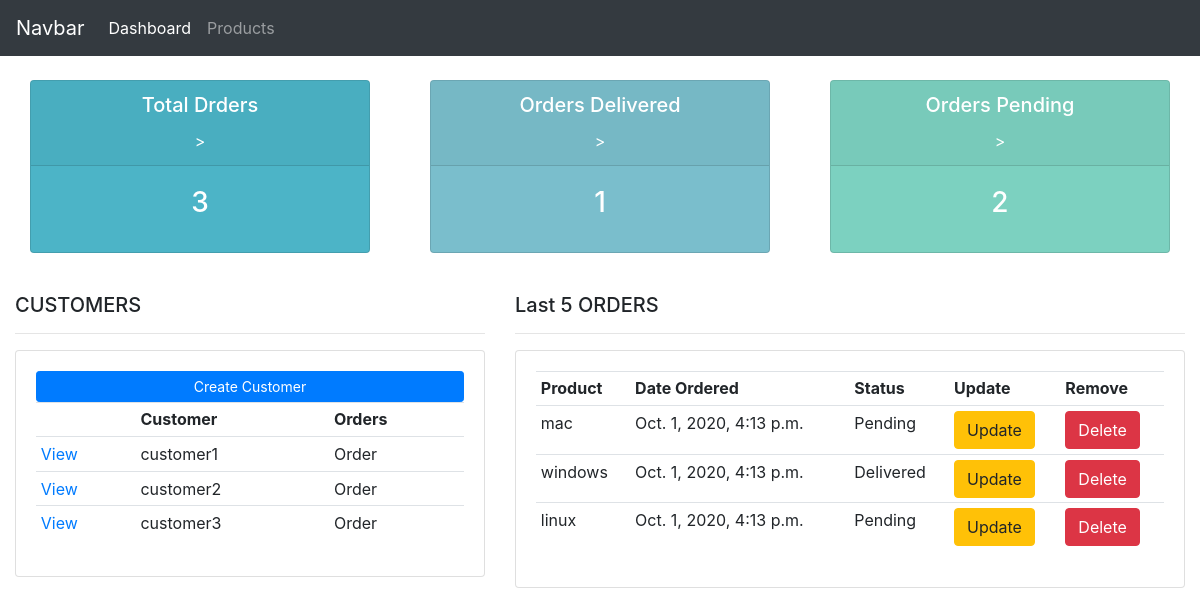
Before: /accounts/dashboard/ with the older database file.
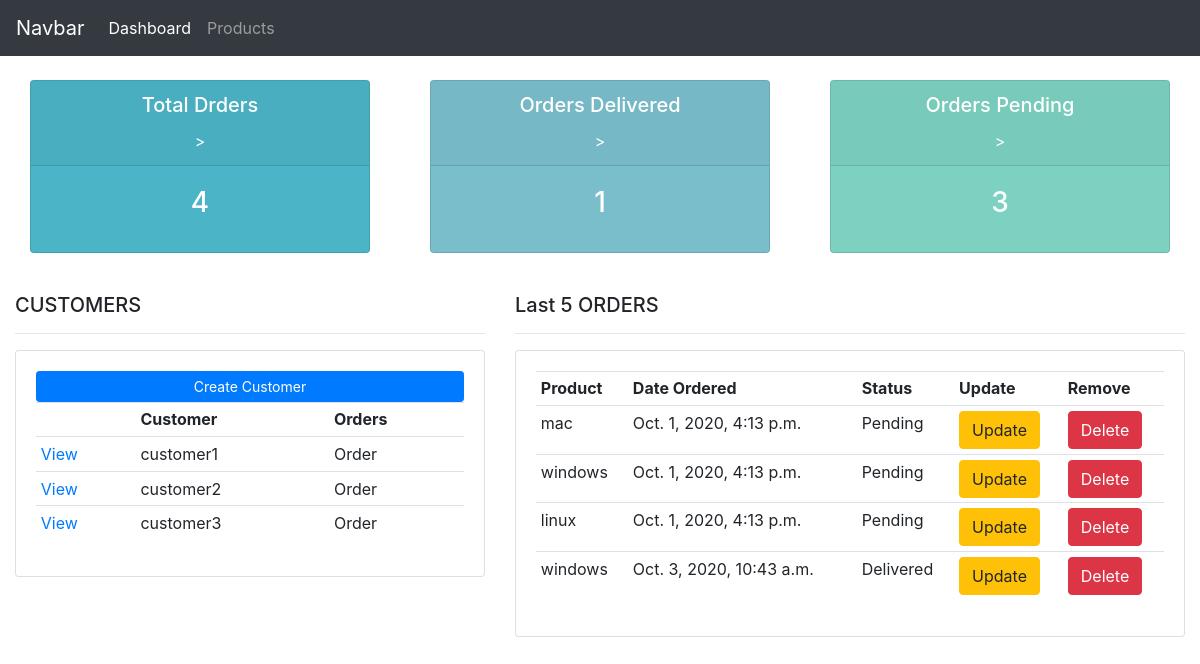
After: the same page with the newer database file.
### accounts/models.py (models this page shows, shortened)
class Customer(models.Model):
    name = models.CharField(max_length=200,null=True)
    phone = models.CharField(max_length=200,null=True)
    email = models.CharField(max_length=200,null=True)

class Order(models.Model):
    STATUS_CHOICES = (
        ('Pending','Pending'),
        ('Out of Delivery','Out of Delivery'),
        ('Delivered','Delivered'),
    )
    customer = models.ForeignKey(Customer,null=True,on_delete=models.SET_NULL)
    product = models.ForeignKey(Product,null=True,on_delete=models.SET_NULL)
    date_created = models.DateTimeField(auto_now_add=True)
    status = models.CharField(max_length=20,null=True,choices=STATUS_CHOICES)
    tags = models.ManyToManyField(tag)

class Product(models.Model):
    CATEGORY_CHOICES = (
        ('Indoor','Indoor'),
        ('Outdoor','Outdoor')
    )
    name = models.CharField(max_length=200,null=True)
    price = models.IntegerField(null=True)
    category = models.CharField(max_length=20,null=True,choices=CATEGORY_CHOICES)
    description = models.CharField(max_length=200,null=True)
    date_created = models.DateTimeField(auto_now_add=True,null=True)
    def __str__(self):
        return self.name

### accounts/views.py (the view)
# urls.py: path('dashboard/',dashboard,name='dashboard'),
def dashboard(request):
    orders = Order.objects.all()
    customers = Customer.objects.all()
    total_orders = orders.count()
    total_delivered = orders.filter(status='Delivered').count()
    total_pending = orders.filter(status='Pending').count()
    context ={
        'customers':customers,
        'orders':orders,
        'total_orders':total_orders,
        'total_delivered':total_delivered,
        'total_pending':total_pending,
    }
    return render(request,'accounts/dashboard.html',context)

### accounts/templates/accounts/dashboard.html (shortened to what this page needs)
{% extends 'accounts/main.html' %}
{% block content %}
{% include 'accounts/status.html' %}
<br>
    <div class="row">
        <div class="col-md-5">
            <h5 class="">CUSTOMERS</h5>
            <hr>
            <div class="card card-body">
                <a class="btn btn-primary btn-sm btn-block" href="">Create Customer</a>
                <table class="table table-sm">
                    <tr>
                        <td></td>
                        <th>Customer</th>
                        <th>Orders</th>
                    </tr>
                    {% for customer in customers %}
                    <tr>
                        <td><a href="{% url 'accounts:customer' customer.id %}">View</a></td>
                        <td>{{customer.name}}</th>
                        <td>Order</th>
                    </tr>
                    {% endfor %}
                </table>
            </div>
        </div>
        <div class="col-md-7">
            <h5 class="">Last 5 ORDERS</h5>
            <hr>
            <div class="card card-body">
                <table class="table table-sm">
                    <tr>
                        <th>Product</th>
                        <th>Date Ordered</th>
                        <th>Status</th>
                        <th>Update</th>
                        <th>Remove</th>
                    </tr>
                    {% for order in orders %}
                    <tr>
                        <td>{{order.product}}</th>
                        <td>{{order.date_created}}</th>
                        <td>{{order.status}}</th>
                        <td><a href="{% url 'accounts:order_update' order.id %}" class="btn btn-warning">Update</a></th>
                        <td><a href="{% url 'accounts:order_delete' order.id %}" class="btn btn-danger">Delete</a></th>
                    </tr>
                    {% endfor %}
                </table>
            </div>
        </div>
    </div>
{% endblock %}

Changed rows visible on the page:
changed Order (number 2 of 4 on the later page): status "Delivered" → "Pending"
added Order: product "windows", date_created "Oct. 3, 2020, 10:43 a.m.", status "Delivered"
Other visible differences:
{{ total_orders }}: "3" → "4"
{{ total_pending }}: "2" → "3"
